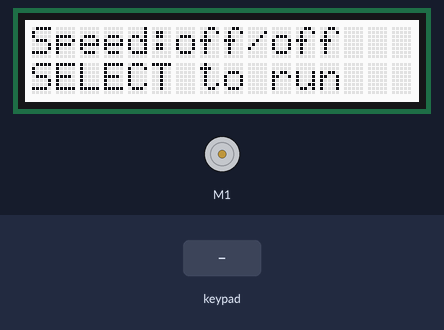
Simulated run of this program. Board: Arduino Uno, built for the host (arithmetic inside an expression is 32-bit, double 64-bit). Parts: 16×2 character LCD, DC motor (green arrow = forward, orange = backward, longer = faster). The inputs (shaded band) are chosen by the test bench.

Above: at 3.3 s.
3.4 s: key 'L' pressed
At 4.4 s:
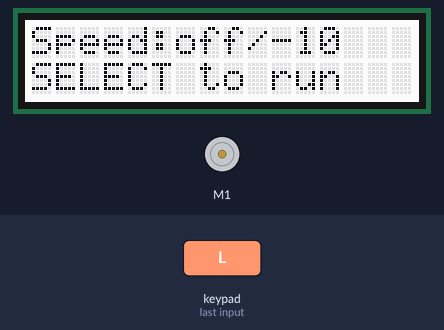
4.9 s: key 'S' pressed
At 5.2 s:
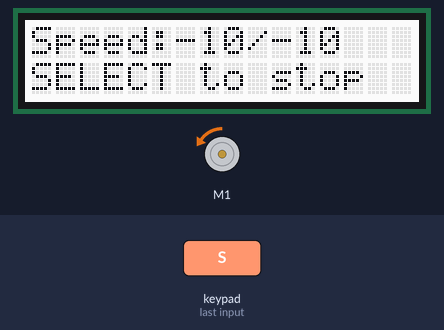
6.4 s: key 'R' pressed
At 7.5 s:
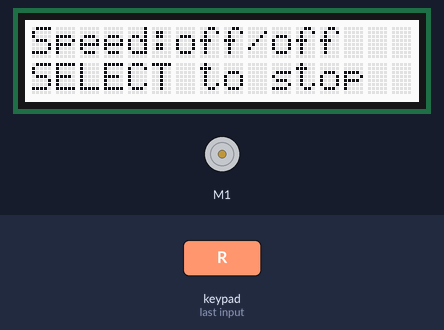
Timing chart, 0 to 9.4 s (numbered marks = the images above; inputs shaded):
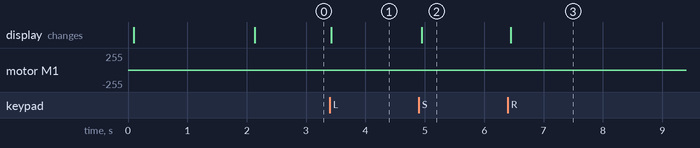

The program:

main.cpp
```cpp
#include <Arduino.h>
#include <DualG2HighPowerMotorShield.h>
#include <Wire.h>
#include <Adafruit_RGBLCDShield.h>
#include <utility/Adafruit_MCP23017.h>
#include "version.h"
#include "config.h"

#define RED 0x1
#define YELLOW 0x3
#define GREEN 0x2
#define TEAL 0x6
#define BLUE 0x4
#define VIOLET 0x5
#define WHITE 0x7

DualG2HighPowerMotorShield24v14 md;
Adafruit_RGBLCDShield lcd = Adafruit_RGBLCDShield();
int desiredSpeed;
int currentSpeed;
bool startMotor = false;

void stopOnFault() {
  if (md.getM1Fault()) {
    md.disableDrivers();
    delay(1);
    lcd.clear();
    lcd.setCursor(0, 0);
    lcd.print("Motor Fault");
    Serial.println("M1 Fault");
    while(1)
      ;
  }
}

void adjustDesiredSpeed() {
  if (desiredSpeed > MOTOR_SPEED_MAX) {
    desiredSpeed = MOTOR_SPEED_MAX;
  } else if (desiredSpeed < -MOTOR_SPEED_MAX) {
    desiredSpeed = -MOTOR_SPEED_MAX;
  }
}

void setM1Speed(int i) {
  md.setM1Speed(i);
  stopOnFault();
  delay(2);
}

void setMotorSpeed() {
  if (currentSpeed == 0) {
    //If the motor is off now, check if we're to start it.
    if (startMotor) {
      md.enableM1Driver();
      delay(1);
    } else {
      return;
    }
  } else {
    //If the motor is running, check if we're to stop it.
    if (!startMotor) {
      if (currentSpeed > 0) {
        for (int i = currentSpeed - 1; i >= 0; i--) {
          setM1Speed(i);
        }
      } else {
        for (int i = currentSpeed + 1; i <= 0; i++) {
          setM1Speed(i);
        }
      }

      md.disableM1Driver();
      currentSpeed = 0;

      return;
    }
  }

  if (desiredSpeed > currentSpeed) {
    for (int i = currentSpeed + 1; i <= desiredSpeed; i++) {
      setM1Speed(i);
    }
  } else if (desiredSpeed < currentSpeed) {
    for (int i = currentSpeed - 1; i >= desiredSpeed; i--) {
      setM1Speed(i);
    }
  }

  if (desiredSpeed == 0) {
    //We're turning the motor off.
    md.disableM1Driver();
  }

  currentSpeed = desiredSpeed;
}

void displayWelcome() {
  lcd.clear();
  lcd.setCursor(0, 0);
  lcd.print("Rotary Table");
  lcd.setCursor(0, 1);
  lcd.print("v");
  lcd.print(RELEASE_VERSION);
}

void displayForm() {
  lcd.clear();
  lcd.setCursor(0, 0);
  lcd.print("Speed:");
  lcd.setCursor(0, 1);
  lcd.print("SELECT to ");
}

void displayMotorSpeed() {
  lcd.setCursor(6, 0);
  lcd.print("         ");
  lcd.setCursor(6, 0);

  if (currentSpeed == 0) {
    lcd.print("off");
  } else {
    lcd.print(currentSpeed);
  }

  lcd.print("/");

  if (desiredSpeed == 0) {
    lcd.print("off");
  } else {
    lcd.print(desiredSpeed);
  }
}

void displayAction() {
  lcd.setCursor(10, 1);
  lcd.print("     ");
  lcd.setCursor(10, 1);
  lcd.print(startMotor ? "stop" : "run");
}

void setup() {
  Serial.begin(9600);

  desiredSpeed = 0;
  currentSpeed = 0;

  lcd.begin(16, 2);
  lcd.setBacklight(WHITE);

  md.init();
  md.calibrateCurrentOffsets();

  delay(10);

  displayWelcome();
  delay(2000);

  displayForm();
  displayMotorSpeed();
  displayAction();
}

void loop() {
  uint8_t buttons = lcd.readButtons();

  if (buttons) {
    if (buttons & BUTTON_RIGHT) {
      desiredSpeed += MOTOR_SPEED_STEP_COARSE;
    } else if (buttons & BUTTON_LEFT) {
      desiredSpeed -= MOTOR_SPEED_STEP_COARSE;
    } else if (buttons & BUTTON_UP) {
      if (desiredSpeed > 0) {
        desiredSpeed += MOTOR_SPEED_STEP_FINE;
      } else if (desiredSpeed < 0) {
        desiredSpeed -= MOTOR_SPEED_STEP_FINE;
      }
    } else if (buttons & BUTTON_DOWN) {
      if (desiredSpeed > 0) {
        desiredSpeed -= MOTOR_SPEED_STEP_FINE;
      } else if (desiredSpeed < 0) {
        desiredSpeed += MOTOR_SPEED_STEP_FINE;
      }
    } else if (buttons & BUTTON_SELECT) {
      startMotor = !startMotor;
    }

    adjustDesiredSpeed();
    setMotorSpeed();
    displayMotorSpeed();
    displayAction();

    //Debounce.
    delay(200);
  }
}
```

version.h
```cpp
#define RELEASE_VERSION "0.0.1"
```

config.h
```cpp
#define MOTOR_SPEED_STEP_COARSE 10
#define MOTOR_SPEED_STEP_FINE 1
#define MOTOR_SPEED_MAX 400
```

Measured:
- after the input at 3.4 s, the display: changes at once (image 1)
- after the input at 4.9 s, motor M1: stopped → backward 6/255 at once; the display: changes after 0.05 s (image 2)
- after the input at 6.4 s, motor M1: backward 6/255 → stopped at once; the display: changes after 0.05 s (image 3)
